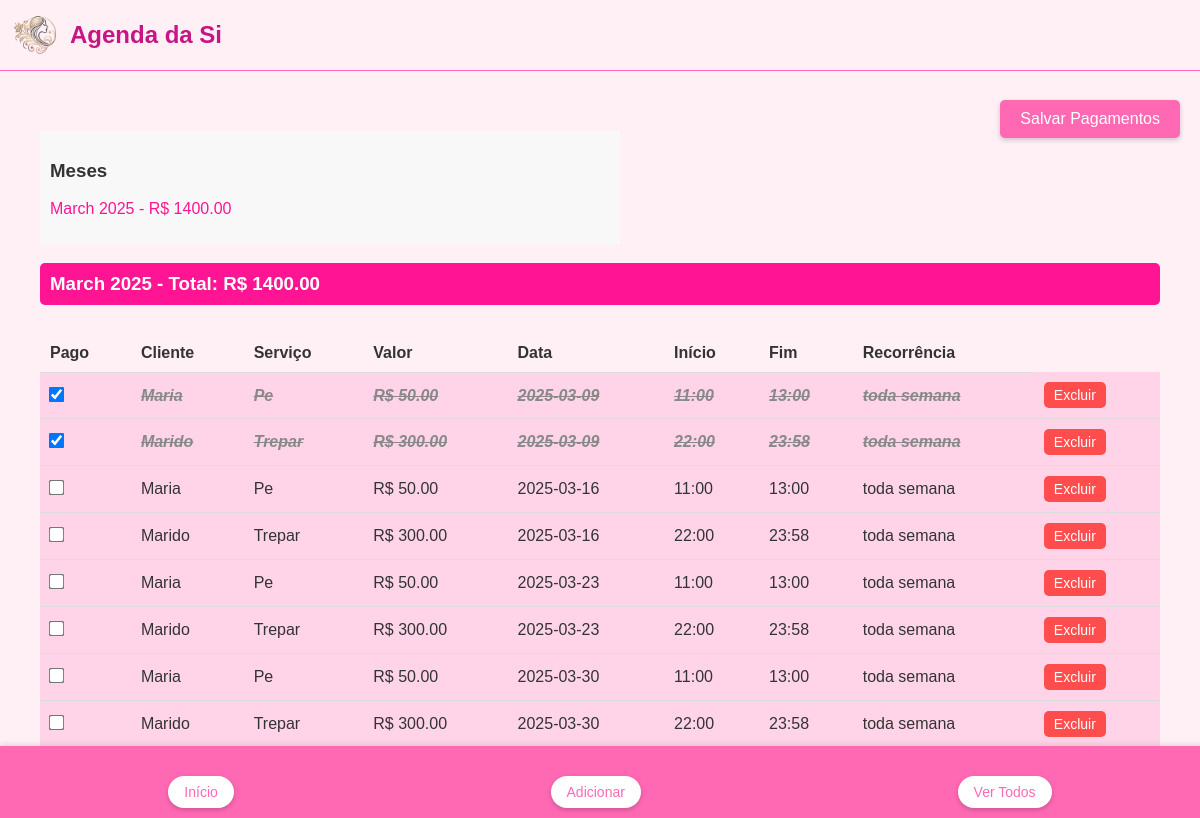
/view, run on the app's committed database.
### tables this page shows
CREATE TABLE appointments (
                id INTEGER PRIMARY KEY AUTOINCREMENT,
                client_name TEXT NOT NULL,
                service_description TEXT NOT NULL,
                service_value REAL NOT NULL,
                date TEXT NOT NULL,
                start_time TEXT NOT NULL,  -- Novo campo: horário de início
                end_time TEXT NOT NULL,    -- Novo campo: horário de fim
                recurrence TEXT NOT NULL,
                color TEXT NOT NULL,
                pago BOOLEAN DEFAULT 0
            );

### app.py (the view)
@app.route('/view')
def view_appointments():
    try:
        with sqlite3.connect(DATABASE) as conn:
            cursor = conn.cursor()
            cursor.execute('SELECT * FROM appointments ORDER BY date, start_time')  # Substitua 'time' por 'start_time'
            appointments = cursor.fetchall()
            grouped_appointments = {}
            colors = ['#FFB6C1', '#FF69B4', '#FF1493', '#C71585']  # Cores para cada mês
            for appointment in appointments:
                date = datetime.strptime(appointment[4], '%Y-%m-%d')  # appointment[4] é a data
                month_year = date.strftime('%Y-%m')  # Formato: "2023-10"
                month_name = date.strftime('%B %Y')  # Formato: "October 2023"
                service_value = float(appointment[3])  # appointment[3] é o valor do serviço
                if month_year not in grouped_appointments:
                    grouped_appointments[month_year] = {
                        'month_name': month_name,
                        'color': colors[(date.month - 1) % len(colors)],  # Cor baseada no mês
                        'total_value': 0.0,  # Inicializa a soma dos valores
                        'appointments': []
                    }
                grouped_appointments[month_year]['total_value'] += service_value
                grouped_appointments[month_year]['appointments'].append(appointment)
    except sqlite3.Error as e:
        print(f"Erro no banco de dados: {e}")
        grouped_appointments = {}
    return render_template('view_appointments.html', grouped_appointments=grouped_appointments)

### templates/view_appointments.html (shortened to what this page needs)
{% extends "base.html" %}
{% block content %}
    <div class="floating-save-button">
        <button type="button" class="btn" onclick="savePayments()">Salvar Pagamentos</button>
    </div>
    <div class="container">
        <div class="menu-vertical">
            <h3>Meses</h3>
            <ul>
                {% for month_year, data in grouped_appointments.items() %}
                    <li>
                        <a href="#{{ month_year }}" style="color: {{ data.color }};">
                            {{ data.month_name }} - R$ {{ "%.2f"|format(data.total_value) }}
                        </a>
                    </li>
                {% endfor %}
            </ul>
        </div>
        <div class="agendamentos-container">
            {% for month_year, data in grouped_appointments.items() %}
                <div id="{{ month_year }}" class="month-section">
                    <h3 style="background-color: {{ data.color }};">
                        {{ data.month_name }} - Total: R$ {{ "%.2f"|format(data.total_value) }}
                    </h3>
                    <div class="table-container">
                        <table>
                            <thead>
                                <tr>
                                    <th>Pago</th>
                                    <th>Cliente</th>
                                    <th>Serviço</th>
                                    <th>Valor</th>
                                    <th>Data</th>
                                    <th>Início</th>
                                    <th>Fim</th>
                                    <th>Recorrência</th>
                                </tr>
                            </thead>
                            <tbody>
                                {% for appointment in data.appointments %}
                                <tr id="row-{{ appointment[0] }}" style="background-color: {{ data.color }}20;">
                                    <td>
                                        <input type="checkbox" name="pago" value="{{ appointment[0] }}"
                                            {% if appointment[9] %}checked{% endif %}>
                                    </td>
                                    <td {% if appointment[9] %}class="pago"{% endif %}>
                                        {{ appointment[1] }}
                                    </td>
                                    <td {% if appointment[9] %}class="pago"{% endif %}>
                                        {{ appointment[2] }}
                                    </td>
                                    <td {% if appointment[9] %}class="pago"{% endif %}>
                                        R$ {{ "%.2f"|format(appointment[3]) }}
                                    </td>
                                    <td {% if appointment[9] %}class="pago"{% endif %}>
                                        {{ appointment[4] }}
                                    </td>
                                    <td {% if appointment[9] %}class="pago"{% endif %}>
                                        {{ appointment[5] }}
                                    </td>
                                    <td {% if appointment[9] %}class="pago"{% endif %}>
                                        {{ appointment[6] }}
                                    </td>
                                    <td {% if appointment[9] %}class="pago"{% endif %}>
                                        {{ appointment[7] }}
                                    </td>
                                    <td>
                                        <button class="btn-delete" onclick="deleteAppointment({{ appointment[0] }})">Excluir</button>
                                    </td>
                                </tr>
                                {% endfor %}
                            </tbody>
                        </table>
                    </div>
                </div>
            {% endfor %}
        </div>
    </div>
{% endblock %}

### static/style.css (style rules this page uses)
body { font-family: Arial, sans-serif; margin: 0; padding: 0; background-color: #FFF0F5; color: #333; }
.container { padding: 0px; }
input[type="checkbox"] { transform: scale(1.2); margin: 0; }
.pago { text-decoration: line-through; font-style: italic; color: #888; }
.btn { background-color: #FF69B4; color: white; padding: 10px 20px; border: none; border-radius: 5px; cursor: pointer; margin-top: 0px; }
.pago { font-weight: bold; }
.btn { background-color: #FF69B4; color: white; padding: 10px 20px; border: none; border-radius: 5px; cursor: pointer; margin-top: 20px; }
.menu-vertical { width: 50%; padding: 10px; background-color: #f8f8f8; margin-right: 20px; }
.menu-vertical ul { list-style-type: none; padding: 0; }
.menu-vertical li { margin-bottom: 10px; }
.menu-vertical a { text-decoration: none; color: #333; font-size: 16px; }
.agendamentos-container { width: 100%; }
.month-section { margin-bottom: 30px; }
.month-section h3 { background-color: #FF69B4; padding: 10px; color: white; border-radius: 5px; }
.table-container { overflow-x: auto; }
table { width: 100%; border-collapse: collapse; margin-top: 10px; }
th, td { padding: 10px; text-align: left; border-bottom: 1px solid #ddd; }
.floating-save-button { position: fixed; top: 80px; right: 20px; z-index: 1000; }
.btn { background-color: #FF69B4; color: white; padding: 10px 20px; border: none; border-radius: 5px; cursor: pointer; font-size: 16px; box-shadow: 0 2px 5px rgba(0, 0, 0, 0.2); }
.container { padding: 20px; }
.btn-delete { background-color: #ff4d4d; color: white; padding: 5px 10px; border: none; border-radius: 5px; cursor: pointer; font-size: 14px; transition: background-color 0.3s; }

### data on the page
appointments: pago "☑", client_name "Maria", service_description "Pe", service_value "50.00", date "2025-03-09", start_time "11:00", end_time "13:00", recurrence "toda semana"
appointments: pago "☑", client_name "Marido", service_description "Trepar", service_value "300.00", date "2025-03-09", start_time "22:00", end_time "23:58", recurrence "toda semana"
appointments: client_name "Maria", service_description "Pe", service_value "50.00", date "2025-03-16", start_time "11:00", end_time "13:00", recurrence "toda semana"
appointments: client_name "Marido", service_description "Trepar", service_value "300.00", date "2025-03-16", start_time "22:00", end_time "23:58", recurrence "toda semana"
appointments: client_name "Maria", service_description "Pe", service_value "50.00", date "2025-03-23", start_time "11:00", end_time "13:00", recurrence "toda semana"
appointments: client_name "Marido", service_description "Trepar", service_value "300.00", date "2025-03-23", start_time "22:00", end_time "23:58", recurrence "toda semana"
appointments: client_name "Maria", service_description "Pe", service_value "50.00", date "2025-03-30", start_time "11:00", end_time "13:00", recurrence "toda semana"
appointments: client_name "Marido", service_description "Trepar", service_value "300.00", date "2025-03-30", start_time "22:00", end_time "23:58", recurrence "toda semana"

### other printed values
{{ data.month_name }} "March 2025"
{{ "%.2f"|format(data.total_value) }} "1400.00"
